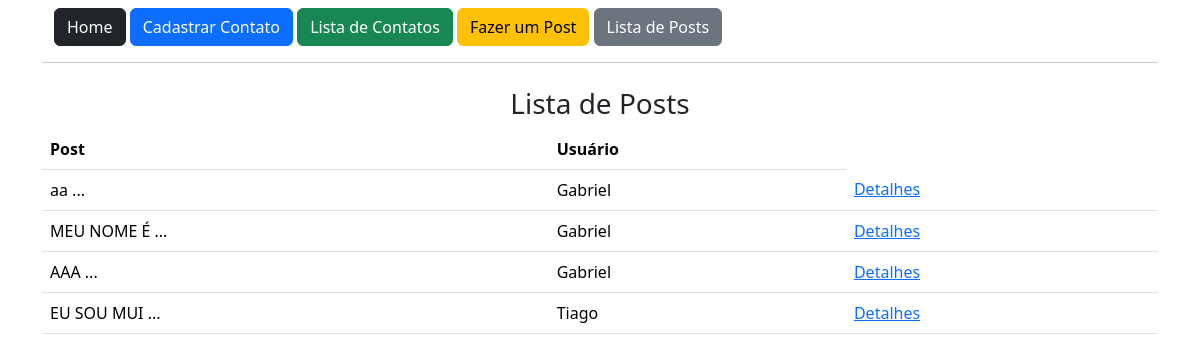
Before: /post/lista/ (signed in) with the older database file.
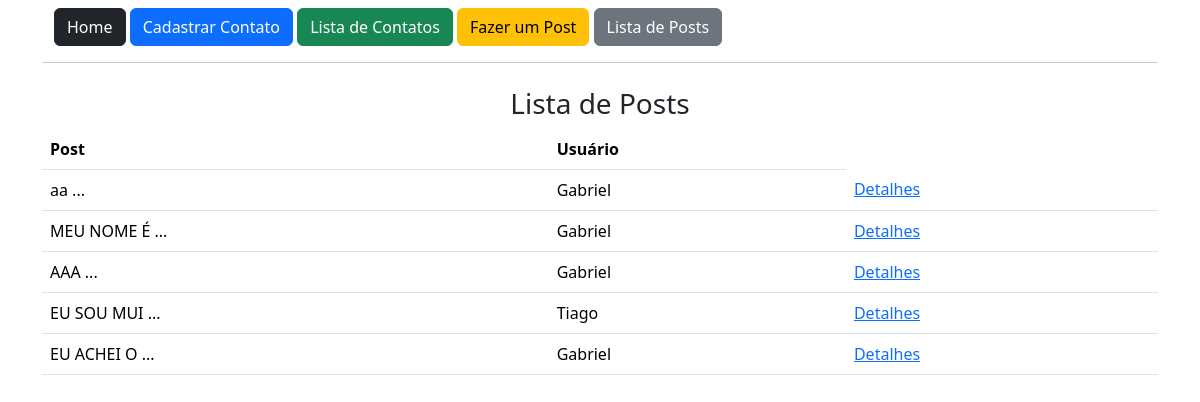
After: the same page with the newer database file.
### app/models.py (models this page shows)
class Post(db.Model):
    id = db.Column(db.Integer, primary_key=True)
    data_criacao = db.Column(db.DateTime, default=datetime.now)
    mensagem = db.Column(db.String, nullable=True)
    imagem = db.Column(db.String, nullable=True, default='default.png')
    user_id = db.Column(db.Integer, db.ForeignKey('user.id'), nullable=True)
    comentarios = db.relationship('PostComentarios', backref='post', lazy=True)
    def msg_resumo(self):
        return f'{self.mensagem[:10]} ...'

class User(db.Model, UserMixin):
    id = db.Column(db.Integer, primary_key=True)
    nome = db.Column(db.String, nullable=True)
    sobrenome = db.Column(db.String, nullable=True)
    email = db.Column(db.String, nullable=True)
    senha = db.Column(db.String, nullable=True)
    posts = db.relationship('Post', backref='user', lazy=True)
    post_comentarios = db.relationship('PostComentarios', backref='user', lazy=True)

### app/view.py (the view)
@app.route('/post/lista/', methods=['GET','POST'])
@login_required
def postLista():
    posts = Post.query.all()
    print(current_user.posts)
    return render_template('post_lista.html', posts=posts)

### app/models.py (called while the page is built)
@login_manager.user_loader
def load_user(user_id):
    return User.query.get(int(user_id))

### app/templates/post_lista.html (shortened to what this page needs)
{% extends 'base.html' %}
{% block content %}
    <div class="container">
        <div>
            {% include 'nav.html' %}
            <hr>
        </div>
            <div class="row mt-4 text-center">
                <h3>Lista de Posts</h3>
            </div>
            <div class="col-12">
                <table class="table">
                    <thead>
                        <tr>
                            <th>Post</th>
                            <th>Usuário</th>
                        </tr>
                    </thead>
                    <tbody>
                        {% for linha in posts %}
                        <tr>
                            <td>{{linha.msg_resumo()}}</td>
                            <td>{{linha.user.nome}}</td>
                            <td><a href="{{url_for('postDetail', id=linha.id)}}">Detalhes</a></td>
                        </tr>
                        {% endfor %}
                    </tbody>
                </table>
            </div>
        </div>
{% endblock %}

Changed rows visible on the page:
added Post: msg_resumo "EU ACHEI O ...", user.nome "Gabriel"
